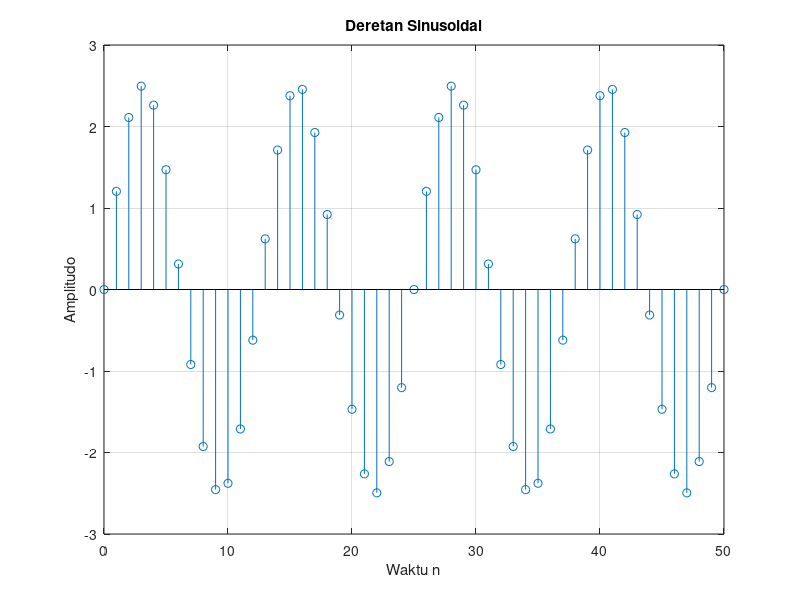

MATLAB code to generate this figure:
n = 0:50;
f = 0.08;
phase = pi/2;
A = 2.5;
arg = 2*pi*f*n - phase;
x = A*cos(arg);
clf;
stem(n,x);
axis([0 50 -3 3]);
grid;
title('Deretan Sinusoidal');
xlabel('Waktu n');
ylabel('Amplitudo');
axis;
